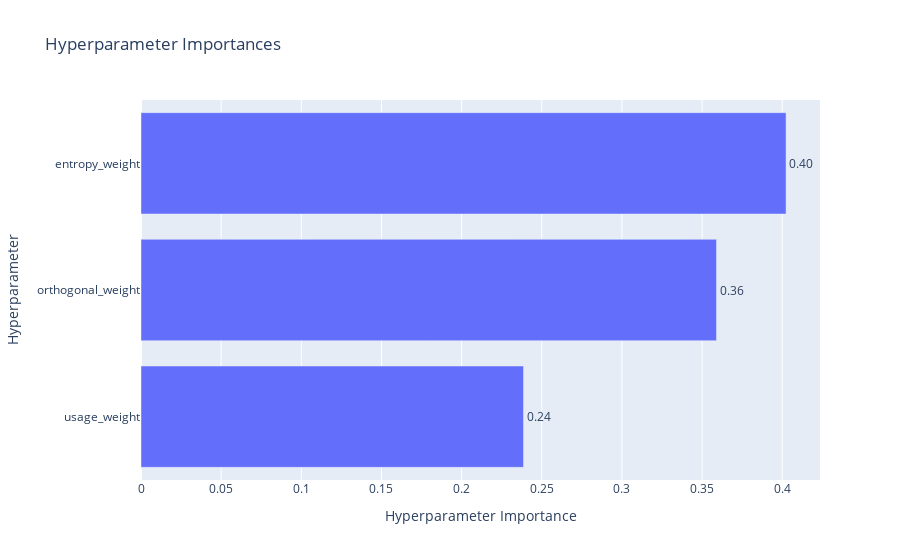

Notebook cell for this chart:
### Code cell
import optuna
import json
from optuna.visualization import (
    plot_optimization_history,
    plot_parallel_coordinate,
    plot_slice,
    plot_contour,
    plot_edf,
    plot_param_importances
)


with open("/optuna/optuna_study.json", "r") as f:
    trials_data = json.load(f)

# Define the study direction
study_direction = "maximize"
study = optuna.create_study(study_name="vit_moe_study", direction=study_direction)


for trial_data in trials_data:
    trial = optuna.trial.create_trial(
        state=optuna.trial.TrialState.COMPLETE,  # Assuming all trials are COMPLETE
        value=trial_data['value'],
        params={
            "entropy_weight": trial_data['params_entropy_weight'],
            "orthogonal_weight": trial_data['params_orthogonal_weight'],
            "usage_weight": trial_data['params_usage_weight'],
        },
        distributions={
            "entropy_weight": optuna.distributions.LogUniformDistribution(1e-2, 10.0),
            "orthogonal_weight": optuna.distributions.LogUniformDistribution(1e-4, 1.0),
            "usage_weight": optuna.distributions.LogUniformDistribution(1e-3, 1.0),
        },
        user_attrs={},
        system_attrs={},
        intermediate_values={}
    )
    study.add_trial(trial)


plot_param_importances(study).show()

### Figure 1 — Plotly figure (JSON) as saved in the notebook; plotly's stock layout.template omitted (floating-point values rounded to 4 significant figures)
{"data": [{"cliponaxis": false, "hovertemplate": ["usage_weight (FloatDistribution): 0.23861407879979973<extra></extra>", "orthogonal_weight (FloatDistribution): 0.35900024117543344<extra></extra>", "entropy_weight (FloatDistribution): 0.4023856800247669<extra></extra>"], "name": "Objective Value", "orientation": "h", "text": ["0.24", "0.36", "0.40"], "textposition": "outside", "type": "bar", "x": [0.2386, 0.359, 0.4024], "y": ["usage_weight", "orthogonal_weight", "entropy_weight"]}], "layout": {"title": {"text": "Hyperparameter Importances"}, "xaxis": {"title": {"text": "Hyperparameter Importance"}}, "yaxis": {"title": {"text": "Hyperparameter"}}}}
